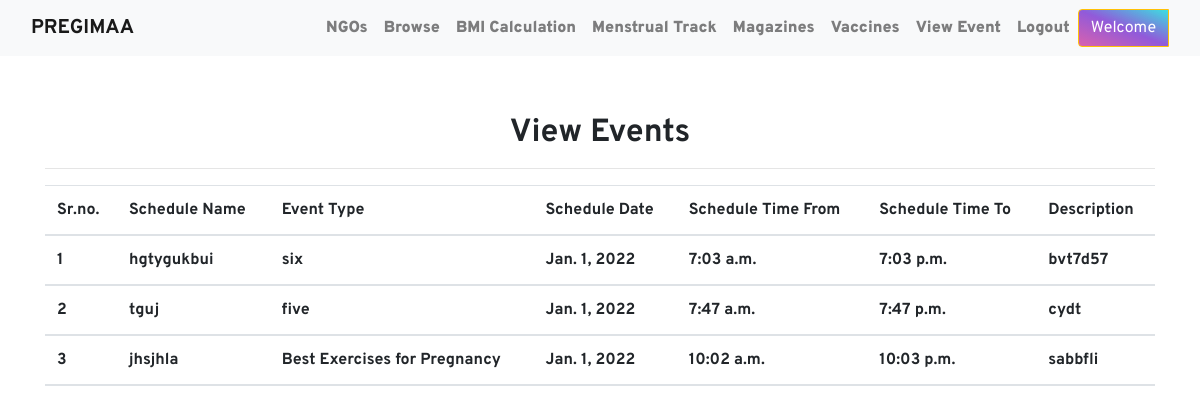
The page /event_m/ (signed in) on the database its author committed.
### women/models.py (models this page shows)
class Events(models.Model):
    user = models.ForeignKey(User,on_delete=models.CASCADE,null=True)
    schedulename =models.CharField(max_length=25,null=True)
    eventtype= models.CharField(max_length=30,null=True)
    scheduledate=models.DateField(null=True)
    scheduletimefrom=models.TimeField(null=True)
    scheduletimeto=models.TimeField(null=True)
    scheduledDes=models.CharField(max_length=30,null=True)

### women/views.py (the view)
# urls.py: path('event_m/', event_m, name='event_m'),
@staff_member_required(login_url='/login_admin/')
def event_m(request):
    if not request.user.is_authenticated:
        return redirect('login_admin')
    notes = Events.objects.all()
    d = {'notes':notes}
    return render(request, 'event_m.html',d)

### women/templates/event_m.html (shortened to what this page needs)
{% extends 'user_nav.html' %}
{% load static %}
{% block body %}
<div class="container mt-5">
    <h2 class="doabout text-center"></i><b>View Events</b></h2>
    <hr>
    <table class="table table=bordered" id="example">
        <thead>
            <tr>
                <th>Sr.no.</th>
                <th>Schedule Name</th>
                <th>Event Type</th>
                <th>Schedule Date</th>
                <th>Schedule Time From</th>
                <th>Schedule Time To</th>
                <th>Description</th>
            </tr>
            {% for i in notes %}
            <tr>
                <th>{{ forloop.counter }}</th>
                <th>{{ i.schedulename }}</th>
                <th>{{ i.eventtype}}</th>
                <th>{{ i.scheduledate}}</th>
                <th>{{ i.scheduletimefrom}}</th>
                <th>{{ i.scheduletimeto}}</th>
                <th>{{ i.scheduledDes }}</th>
            </tr>
            {% endfor %}
        </thead>
    </table>
</div>
{% endblock %}

### women/static/style.css (style rules this page uses)
body { font-family: 'Overpass'; }
.doabout { margin-top:30px; padding-top: 10px; }

### women/templates/event_m.html (style rules this page uses)
.doabout { margin-top:30px; padding-top: 10px; }

### rows shown on the page
Events: schedulename "hgtygukbui", eventtype "six", scheduledate "Jan. 1, 2022", scheduletimefrom "7:03 a.m.", scheduletimeto "7:03 p.m.", scheduledDes "bvt7d57"
Events: schedulename "tguj", eventtype "five", scheduledate "Jan. 1, 2022", scheduletimefrom "7:47 a.m.", scheduletimeto "7:47 p.m.", scheduledDes "cydt"
Events: schedulename "jhsjhla", eventtype "Best Exercises for Pregnancy", scheduledate "Jan. 1, 2022", scheduletimefrom "10:02 a.m.", scheduletimeto "10:03 p.m.", scheduledDes "sabbfli"
